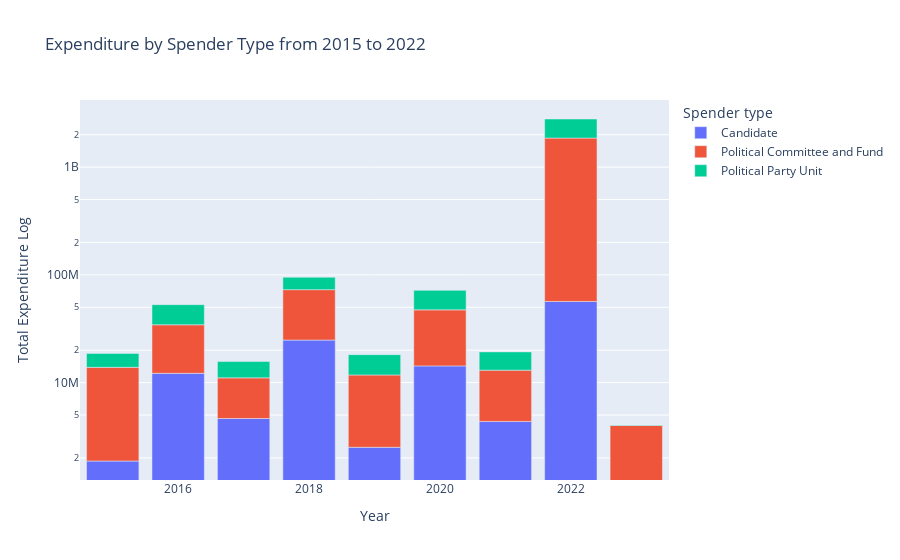

The cell this chart's notebook holds for it:
### Code cell
grouped = df_expenditure.groupby(['Year', 'Spender type'])['TotalAmount'].sum().reset_index()
grouped['Full Spender Type'] = grouped['Spender type'].map(spendor_type_mapping)

fig = px.bar(
    grouped,
    x='Year',
    y='TotalAmount',
    color='Full Spender Type',
    title='Expenditure by Spender Type from 2015 to 2022',
    labels={"Year": "Year", "TotalAmount": "Total Expenditure Log", "Full Spender Type": "Spender type"},
    category_orders={"Full Spender Type": sorted(spendor_type_mapping.values())}
)
fig.update_yaxes(type='log')
fig.show()

### Figure 1 — Plotly figure (JSON) as saved in the notebook; plotly's stock layout.template omitted (floating-point values rounded to 4 significant figures)
{"data": [{"alignmentgroup": "True", "hovertemplate": "Spender type=Candidate<br>Year=%{x}<br>Total Expenditure Log=%{y}<extra></extra>", "legendgroup": "Candidate", "marker": {"color": "#636efa", "pattern": {"shape": ""}}, "name": "Candidate", "offsetgroup": "Candidate", "orientation": "v", "showlegend": true, "textposition": "auto", "type": "bar", "x": [2015, 2016, 2017, 2018, 2019, 2020, 2021, 2022], "xaxis": "x", "y": [1872000.0, 12200000.0, 4646000.0, 24820000.0, 2510000.0, 14290000.0, 4363000.0, 56670000.0], "yaxis": "y"}, {"alignmentgroup": "True", "hovertemplate": "Spender type=Political Committee and Fund<br>Year=%{x}<br>Total Expenditure Log=%{y}<extra></extra>", "legendgroup": "Political Committee and Fund", "marker": {"color": "#EF553B", "pattern": {"shape": ""}}, "name": "Political Committee and Fund", "offsetgroup": "Political Committee and Fund", "orientation": "v", "showlegend": true, "textposition": "auto", "type": "bar", "x": [2015, 2016, 2017, 2018, 2019, 2020, 2021, 2022, 2023], "xaxis": "x", "y": [11990000.0, 22220000.0, 6420000.0, 48090000.0, 9271000.0, 33060000.0, 8686000.0, 1805000000.0, 4007000.0], "yaxis": "y"}, {"alignmentgroup": "True", "hovertemplate": "Spender type=Political Party Unit<br>Year=%{x}<br>Total Expenditure Log=%{y}<extra></extra>", "legendgroup": "Political Party Unit", "marker": {"color": "#00cc96", "pattern": {"shape": ""}}, "name": "Political Party Unit", "offsetgroup": "Political Party Unit", "orientation": "v", "showlegend": true, "textposition": "auto", "type": "bar", "x": [2015, 2016, 2017, 2018, 2019, 2020, 2021, 2022, 2023], "xaxis": "x", "y": [4764000.0, 18470000.0, 4612000.0, 22080000.0, 6390000.0, 24450000.0, 6227000.0, 935500000.0, 32800.0], "yaxis": "y"}], "layout": {"barmode": "relative", "legend": {"title": {"text": "Spender type"}, "tracegroupgap": 0}, "title": {"text": "Expenditure by Spender Type from 2015 to 2022"}, "xaxis": {"anchor": "y", "domain": [0, 1], "title": {"text": "Year"}}, "yaxis": {"anchor": "x", "domain": [0, 1], "title": {"text": "Total Expenditure Log"}, "type": "log"}}}
